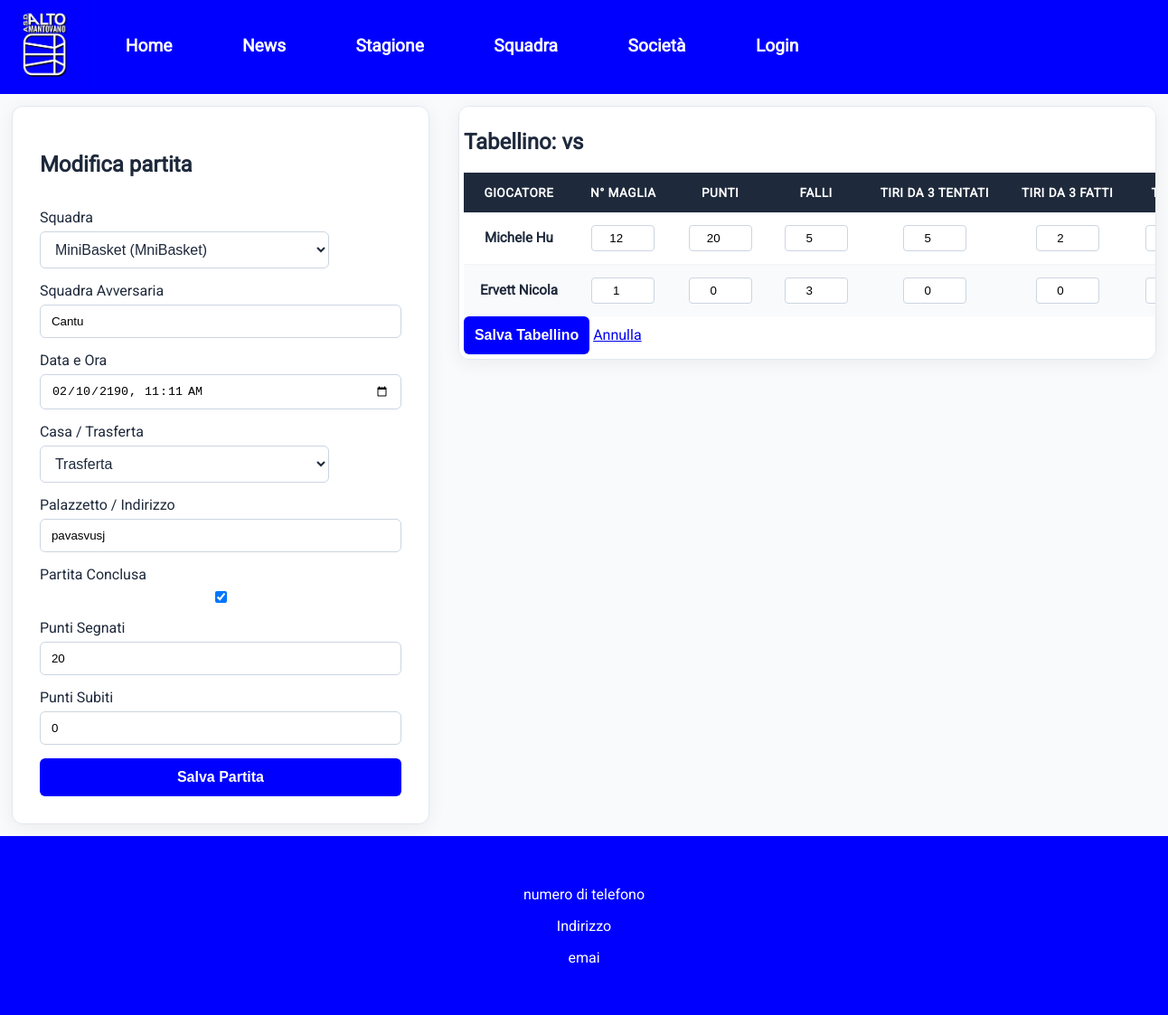
Page /teams/5/modifica/ (signed in) on the committed database.
### teams/models.py (models this page shows, shortened)
class Matches(models.Model):
    LOCATION_CHOICES = (
        ('HOME', 'Casa'),
        ('AWAY', 'Trasferta'),
    )
    team = models.ForeignKey(Squadre, related_name='matches',on_delete=models.CASCADE)
    avversari = models.CharField( max_length=50)
    giornoPartita = models.DateTimeField(auto_now=False, auto_now_add=False)
    giocata = models.BooleanField(default=False)
    location_type=models.CharField(choices=LOCATION_CHOICES, max_length=4)
    indirizzo = models.CharField(max_length=100)
    puntiFatti = models.PositiveIntegerField(null=True,blank=True)
    puntiSubiti = models.PositiveIntegerField(null=True,blank=True)
    players_stats = models.ManyToManyField(
        settings.AUTH_USER_MODEL,
        through='PlayerMatchStats',
        related_name='match_performances'
    )
    class Meta:
        ordering = ['giornoPartita']
        verbose_name_plural = "Matches"

class PlayerMatchStats(models.Model):
    partita = models.ForeignKey(Matches, related_name='player_stats', on_delete=models.CASCADE)
    player = models.ForeignKey(
        settings.AUTH_USER_MODEL,
        on_delete=models.CASCADE,
        related_name='stats',
        limit_choices_to={'ruolo': 'atleta'}
    )
    points = models.PositiveIntegerField(default=0)
    fouls = models.PositiveIntegerField(default=0)
    three_pointers_made = models.PositiveIntegerField(default=0)
    three_pointers_attempted = models.PositiveIntegerField(default=0)
    free_throws_made = models.PositiveIntegerField(default=0)
    free_throws_attempted = models.PositiveIntegerField(default=0)
    numero_maglia = models.PositiveIntegerField(
        null=True,
        blank=True,
        verbose_name="Numero di maglia",
        validators=[
            MinValueValidator(0),
            MaxValueValidator(99)
        ]
    )
    class Meta:
        verbose_name = "Statistica Giocatore Partita"
        verbose_name_plural = "Statistiche Giocatori Partite"
        constraints = [
                    models.UniqueConstraint(
                        fields=['partita', 'player'],
                        name='unique_player_per_partita'
                    ),
                    models.UniqueConstraint(
                        fields=['partita', 'numero_maglia'],
                        name='unique_numero_maglia_per_partita'
            )
                ]

### login/models.py (models this page shows, shortened)
class CustomUser(AbstractUser):
    email = models.EmailField(unique=True, max_length=254)
    RUOLI = (
        ('allenatori','Coach'),
        ('dirigente','Dirigente'),
        ('atleta','Atleta'),
    )
    ruolo = models.CharField(choices=RUOLI, max_length=50,default='dirigente')
    telefono = models.CharField(blank=True,null=True, max_length=20)
    USERNAME_FIELD = 'email'
    REQUIRED_FIELDS = ['username']

### teams/views.py (the view, shortened to what this page needs)
# urls.py: path('<int:pk>/modifica/',MatchUpdateView.as_view(),name='modificaPartita'),
class MatchUpdateView(LoginRequiredMixin,UpdateView):
    model = Matches
    form_class = MatchUpdateForm
    template_name = "teams/match_update.html"
    success_url = reverse_lazy('dashboard_coach')
    def get_form_kwargs(self):
        kwargs = super().get_form_kwargs()
        kwargs['user'] = self.request.user
        return kwargs
    def get_context_data(self, **kwargs):
        context = super().get_context_data(**kwargs)
        match = self.object
        if 'formset' not in context:
            atleti_squadra = match.team.atleti.select_related('user').all()
            giocatori_squadra = [atleta.user for atleta in atleti_squadra]
            stats_esistenti = match.player_stats.all()
            giocatori_con_stat = [stat.player for stat in stats_esistenti]
            initial_data = [
                {'player': utente}
                for utente in giocatori_squadra
                if utente not in giocatori_con_stat
            ]
            StatsFormSet = inlineformset_factory(
                Matches,
                PlayerMatchStats,
                form=TabellinoPartitaForm,
                extra=len(initial_data),
                can_delete=False
            )
            context['formset'] = StatsFormSet(instance=match, initial=initial_data)
        return context

### teams/models.py (called while the page is built)
    def __str__(self):
        return f"{self.nome} ({self.categoria})"

### teams/templates/teams/match_update.html (shortened to what this page needs)
{% extends "template.html" %}
{% block content %}
    <div class="dashboardContainer">
        <form method='post' class = "form-container" action = "{% url "modificaPartita" object.pk %}" novalidate>
            <h2>Modifica partita</h2>
            {% for field in form %}
            <div class="formItem">
                <label for="{{ field.id_for_label }}">{{ field.label }}</label>
                {{ field }}
            </div>
            {% endfor %}
            <button type="submit" name="btn_submit_match">Salva Partita</button>
        </form>
        <div class="table-container">
            <form method='post' action>
                <h2>Tabellino: {{ match.team.name }} vs {{ match.avversari }}</h2>
                <table class="custom-table">
                    <thead class="table-dark">
                        <tr>
                            <th>Giocatore</th>
                            <th>N° Maglia</th>
                            <th>Punti</th>
                            <th>Falli</th>
                            <th>Tiri da 3 tentati</th>
                            <th>Tiri da 3 fatti</th>
                            <th>TL Fatti</th>
                        </tr>
                    </thead>
                    <tbody>
                        {% for form in formset %}
                            <tr>
                                <td>
                                    <strong>
                                        {% if form.instance.pk %}
                                            {{ form.instance.player.get_full_name }}
                                        {% else %}
                                            {{ form.initial.player.get_full_name }}
                                        {% endif %}
                                    </strong>
                                </td>
                                <td>{{ form.numero_maglia }}{{ form.numero_maglia.errors }}</td>
                                <td>{{ form.points }}{{ form.points.errors }}</td>
                                <td>{{ form.fouls }}{{ form.fouls.errors }}</td>
                                <td>{{ form.three_pointers_attempted }}{{ form.three_pointers_attempted.errors }}</td>
                                <td>{{ form.three_pointers_made }}{{ form.three_pointers_made.errors }}</td>
                                <td>{{ form.free_throws_made }}{{ form.free_throws_made.errors }}</td>
                            </tr>
                        {% endfor %}
                    </tbody>
                </table>
            <button type="submit" name="btn_salva_tabellino" class="btn btn-primary btn-lg mt-3">Salva Tabellino</button>
            <a href="{% url 'dashboard_coach' %}" class="btn btn-secondary btn-lg mt-3 ms-2">Annulla</a>
            </form>
        </div>
    </div>
{% endblock content %}

### static/template.css (style rules this page uses)
body { background-color: #f8fafc; display: grid; grid-template-columns: auto; margin: 0; padding: 0; font-family: "Roboto", sans-serif; overflow-x: hidden; color: #1e293b; }
.formItem { display: flex; flex-direction: column; gap: 6px; }
input { border: 1px solid #cbd5e1; border-radius: 6px; padding: 10px 12px; outline: none; transition: border-color 0.2s ease, box-shadow 0.2s ease; }
.form-container { background: white; padding: 30px; border-radius: 12px; box-shadow: 0 4px 20px rgba(0, 0, 0, 0.06); width: 100%; max-width: 400px; display: flex; flex-direction: column; gap: 15px; border: 1px solid #e2e8f0; }
button { padding: 12px; background-color: blue; color: white; border: none; border-radius: 6px; font-size: 16px; cursor: pointer; font-weight: bold; transition: background-color 0.2s ease, transform 0.1s ease; }
.custom-selection { width: 80%; padding: 10px 12px; border: 1px solid #cbd5e1; border-radius: 6px; background-color: #ffffff; font-size: 1rem; color: #1e293b; cursor: pointer; outline: none; transition: border-color 0.2s ease-in-out, box-shadow 0.2s ease-in-out; visibility: visible !important; display: block !important; }
.custom-selection option { padding: 10px; color: #1e293b; background-color: white; }
.dashboardContainer { display: flex; gap: 2rem; align-items: flex-start; width: 100%; max-width: 100%; box-sizing: border-box; }
.table-container { flex: 1; min-width: 0; width: 100%; max-width: 100%; box-sizing: border-box; overflow-x: auto; overflow-y: hidden; background: #ffffff; border-radius: 12px; box-shadow: 0 4px 20px rgba(0, 0, 0, 0.06); border: 1px solid #e2e8f0; margin: 0; padding: 5px; }
.custom-table { width: 100%; min-width: 650px; border-collapse: collapse; font-size: 0.95rem; text-align: center; box-sizing: border-box; }
.custom-table thead tr { background-color: #1e293b; color: #ffffff; font-weight: 600; text-transform: uppercase; font-size: 0.85rem; letter-spacing: 0.5px; }
.custom-table th, .custom-table td { padding: 14px 18px; white-space: nowrap; }
.custom-table tbody tr { border-bottom: 1px solid #f1f5f9; transition: background-color 0.2s ease; }
.custom-table tbody tr:nth-of-type(even) { background-color: #f8fafc; }
.custom-table tbody tr:last-of-type { border-bottom: none; }
.custom-table input[type="text"], .custom-table input[type="number"] { width: 70px; box-sizing: border-box; text-align: center; border: 1px solid #cbd5e1; border-radius: 4px; padding: 6px; }

### rows in the picture
Matches: form "MiniBasket (MniBasket)" "Cantu" "02/10/2190 11:11" "Trasferta" "pavasvusj" "☑" "20" "0"
PlayerMatchStats: instance.player.get_full_name "Michele Hu"
PlayerMatchStats: instance.player.get_full_name "Ervett Nicola"

### other values in the picture
{{ field.label }} "Squadra" "Squadra Avversaria" "Data e Ora" "Casa / Trasferta" "Palazzetto / Indirizzo" "Partita Conclusa" "Punti Segnati" "Punti Subiti"
